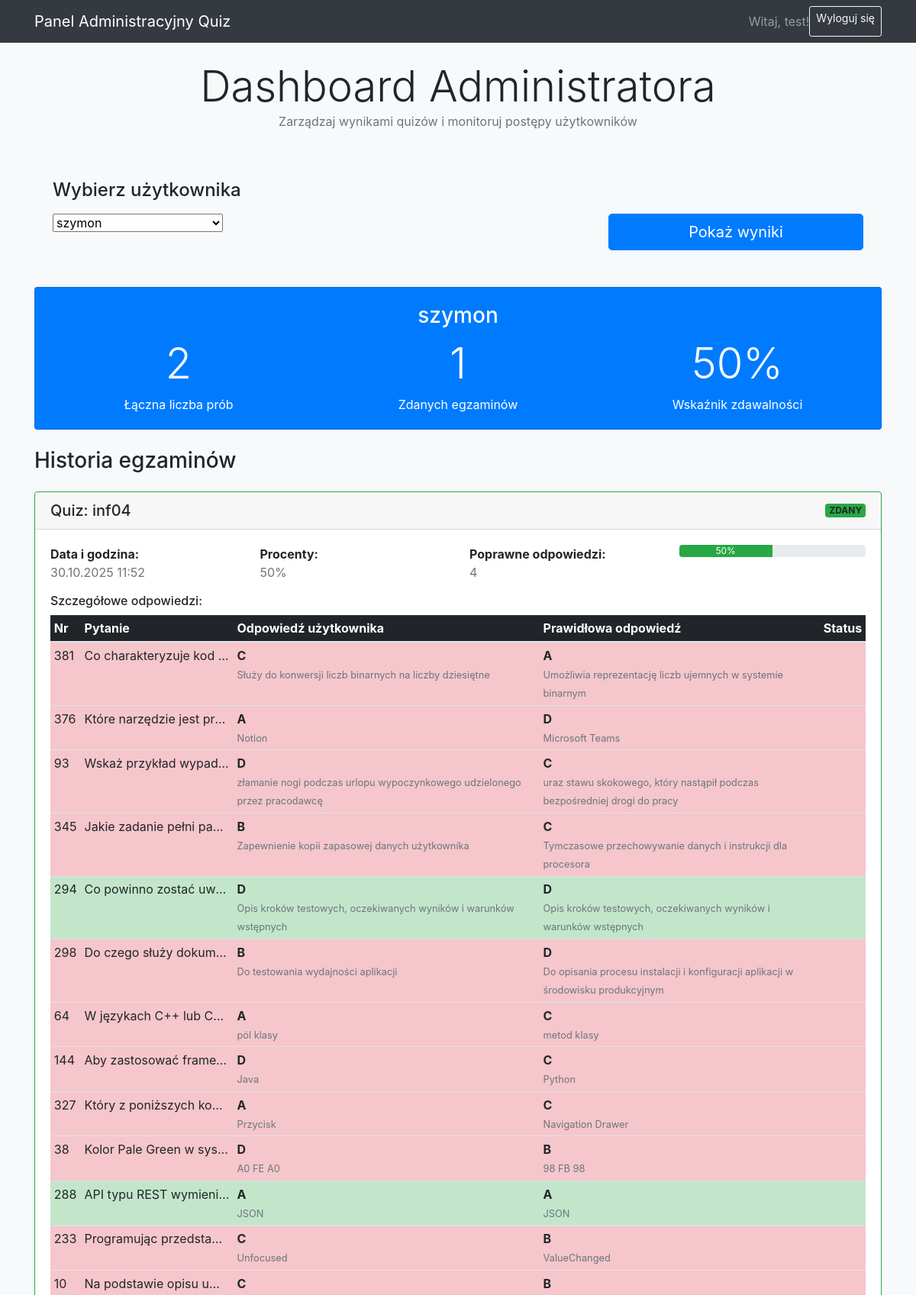
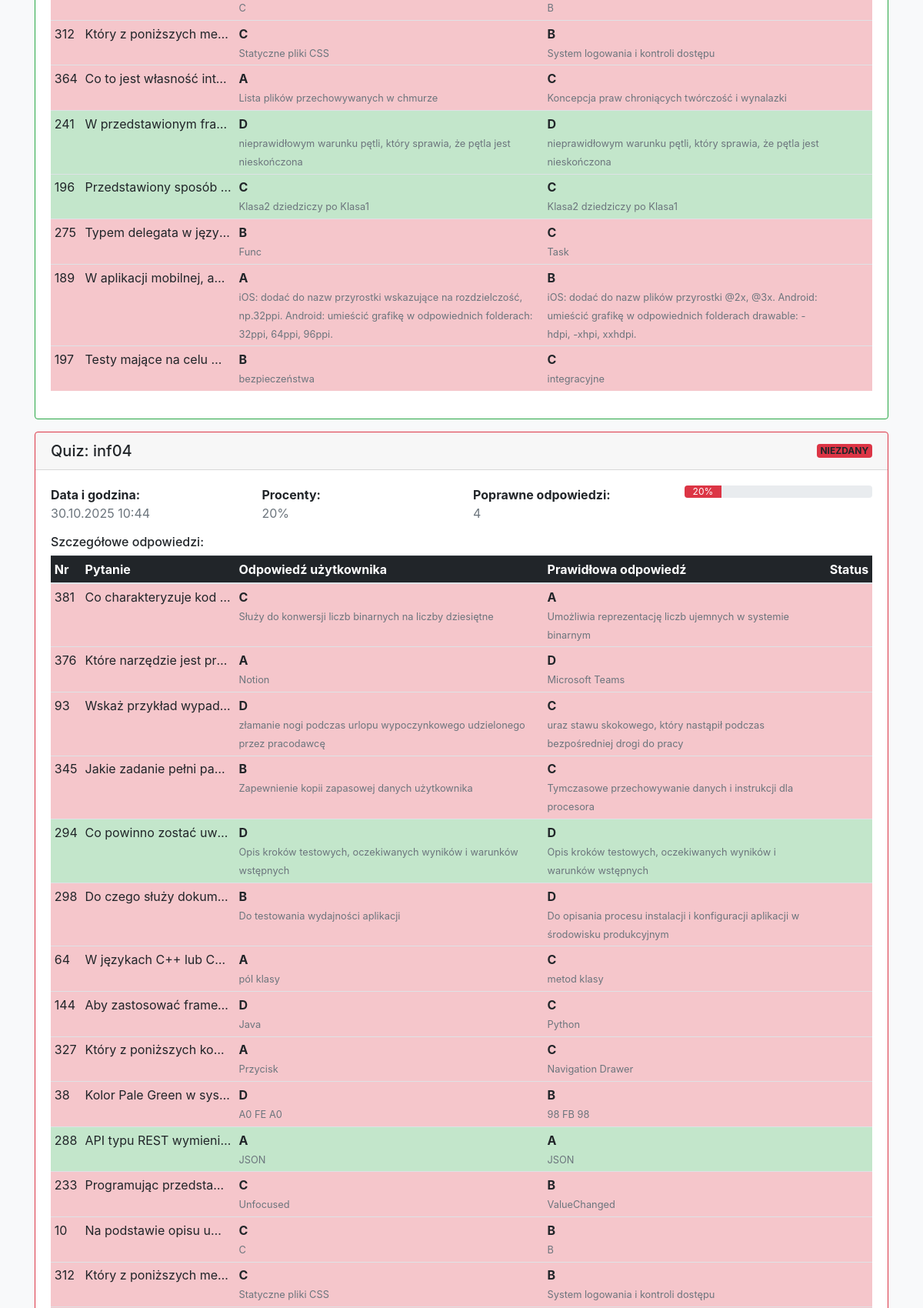
The app's page /admin/dashboard.php?user_select=szymon (signed in, upper part) with its own data (2 pictures, top to bottom).
### tables this page shows
CREATE TABLE `Wyniki` (
  `Id` int NOT NULL,
  `Username` text NOT NULL,
  `Quiz` text NOT NULL,
  `Wyniki` longtext NOT NULL,
  `Procenty` int NOT NULL,
  `Wynik` int NOT NULL,
  `timestamp` timestamp NOT NULL
);

### admin/dashboard.php (the view, shortened to what this page needs)
<?php
require_once '../connectdb.php';
$c = mysqli_connect($DB_HOST, $DB_USER, $DB_PASS, $DB_NAME);
?>
<!DOCTYPE html>
<html lang="pl">
<head>
    <link rel="stylesheet" href="../bootstrap/css/bootstrap.min.css">
</head>
<body class="bg-light">
    <nav class="navbar navbar-expand-lg navbar-dark bg-dark">
        <div class="container">
            <a class="navbar-brand" href="#">
                <i class="fas fa-graduation-cap"></i> Panel Administracyjny Quiz
            </a>
            <div class="navbar-nav ms-auto">
                <span class="navbar-text me-3">
                    Witaj, <?php echo htmlspecialchars($_SESSION['admin_username']); ?>!
                </span>
                <a href="logout.php" class="btn btn-outline-light btn-sm">
                    Wyloguj się
                </a>
            </div>
        </div>
    </nav>
    <div class="container mt-4">
        <div class="row mb-4">
            <div class="col-12">
                <h1 class="display-4 text-center mb-0">Dashboard Administratora</h1>
                <p class="text-center text-muted">Zarządzaj wynikami quizów i monitoruj postępy użytkowników</p>
            </div>
        </div>
        <div class="bg-light p-4 rounded mb-4">
            <h4 class="mb-3">
                <i class="fas fa-user-search"></i> Wybierz użytkownika
            </h4>
            <form method="get" class="row g-3">
                <div class="col-md-8">
                    <select name="user_select" class="form-select form-select-lg" required>
                        <?php
                        $users = mysqli_query($c, "SELECT DISTINCT Username FROM Wyniki ORDER BY Username");
                        while ($row = mysqli_fetch_assoc($users)) {
                            $selected = (isset($_GET['user_select']) && $_GET['user_select'] === $row['Username']) ? 'selected' : '';
                            echo "<option value='" . htmlspecialchars($row['Username']) . "' $selected>" . htmlspecialchars($row['Username']) . "</option>";
                        }
                        ?>
                    </select>
                </div>
                <div class="col-md-4">
                    <button type="submit" class="btn btn-primary btn-lg w-100">
                        <i class="fas fa-search"></i> Pokaż wyniki
                    </button>
                </div>
            </form>
        </div>
        <?php
        if (isset($_GET['user_select']) && !empty($_GET['user_select'])) {
            $selectedUser = $_GET['user_select'];
            $results = mysqli_query($c, "SELECT * FROM Wyniki WHERE Username = '" . mysqli_real_escape_string($c, $selectedUser) . "' ORDER BY timestamp DESC");
            $totalExams = mysqli_num_rows($results);
            $passedExams = mysqli_num_rows(mysqli_query($c, "SELECT * FROM Wyniki WHERE Username = '" . mysqli_real_escape_string($c, $selectedUser) . "' AND Procenty >= 50"));
            if ($totalExams > 0) {
                ?>
                <div class="row mb-4">
                    <div class="col-12">
                        <div class="card bg-primary text-white">
                            <div class="card-body text-center">
                                <h3 class="card-title">
                                    <i class="fas fa-user"></i> <?php echo htmlspecialchars($selectedUser); ?>
                                </h3>
                                <div class="row">
                                    <div class="col-md-4">
                                        <h2 class="display-4"><?php echo $totalExams; ?></h2>
                                        <p class="mb-0">Łączna liczba prób</p>
                                    </div>
                                    <div class="col-md-4">
                                        <h2 class="display-4"><?php echo $passedExams; ?></h2>
                                        <p class="mb-0">Zdanych egzaminów</p>
                                    </div>
                                    <div class="col-md-4">
                                        <h2 class="display-4"><?php echo round(($passedExams / $totalExams) * 100, 1); ?>%</h2>
                                        <p class="mb-0">Wskaźnik zdawalności</p>
                                    </div>
                                </div>
                            </div>
                        </div>
                    </div>
                </div>
                <h3 class="mb-4">
                    <i class="fas fa-clipboard-list"></i> Historia egzaminów
                </h3>
                <?php
                mysqli_data_seek($results, 0);
                while ($row = mysqli_fetch_assoc($results)) {
                    $cardClass = $row['Procenty'] >= 50 ? 'border-success' : 'border-danger';
                    $badgeClass = $row['Procenty'] >= 50 ? 'bg-success' : 'bg-danger';
                    $statusText = $row['Procenty'] >= 50 ? 'ZDANY' : 'NIEZDANY';
                    ?>
                    <div class="card mb-3 <?php echo $cardClass; ?> border-start border-4">
                        <div class="card-header d-flex justify-content-between align-items-center">
                            <h5 class="mb-0">
                                <i class="fas fa-quiz"></i> Quiz: <?php echo htmlspecialchars($row['Quiz']); ?>
                            </h5>
                            <span class="badge <?php echo $badgeClass; ?> fs-6"><?php echo $statusText; ?></span>
                        </div>
                        <div class="card-body">
                            <div class="row mb-3">
                                <div class="col-md-3">
                                    <strong><i class="fas fa-calendar"></i> Data i godzina:</strong><br>
                                    <span class="text-muted"><?php echo date('d.m.Y H:i', strtotime($row['timestamp'])); ?></span>
                                </div>
                                <div class="col-md-3">
                                    <strong><i class="fas fa-percentage"></i> Procenty:</strong><br>
                                    <span class="text-muted"><?php echo htmlspecialchars($row['Procenty']); ?>%</span>
                                </div>
                                <div class="col-md-3">
                                    <strong><i class="fas fa-check-circle"></i> Poprawne odpowiedzi:</strong><br>
                                    <span class="text-muted"><?php echo htmlspecialchars($row['Wynik']); ?></span>
                                </div>
                                <div class="col-md-3">
                                    <div class="progress">
                                        <div class="progress-bar <?php echo $row['Procenty'] >= 50 ? 'bg-success' : 'bg-danger'; ?>"
                                            style="width: <?php echo $row['Procenty']; ?>%">
                                            <?php echo $row['Procenty']; ?>%
                                        </div>
                                    </div>
                                </div>
                            </div>
                            <div class="table-responsive">
                                <h6><i class="fas fa-list"></i> Szczegółowe odpowiedzi:</h6>
                                <table class="table table-sm table-striped">
                                    <thead class="table-dark">
                                        <tr>
                                            <th>Nr</th>
                                            <th>Pytanie</th>
                                            <th>Odpowiedź użytkownika</th>
                                            <th>Prawidłowa odpowiedź</th>
                                            <th>Status</th>
                                        </tr>
                                    </thead>
                                    <tbody>
                                        <?php
                                        $userAnswersJson = json_decode($row['Wyniki'], true);
                                        if ($userAnswersJson) {
                                            foreach ($userAnswersJson as $questionNr => $questionData) {
                                                $statusIcon = $questionData['is_correct'] ?
                                                    '<i class="fas fa-check-circle text-success"></i>' :
                                                    '<i class="fas fa-times-circle text-danger"></i>';
                                                ?>
                                                <tr class="<?php echo $questionData['is_correct'] ? 'table-success' : 'table-danger'; ?>">
                                                    <td><?php echo htmlspecialchars($questionNr); ?></td>
                                                    <td class="text-truncate" style="max-width: 200px;"
                                                        title="<?php echo htmlspecialchars($questionData['question_text']); ?>">
                                                        <?php echo htmlspecialchars(substr($questionData['question_text'], 0, 50)) . '...'; ?>
                                                    </td>
                                                    <td>
                                                        <strong><?php echo htmlspecialchars($questionData['user_answer']); ?></strong><br>
                                                        <small
                                                            class="text-muted"><?php echo htmlspecialchars($questionData['user_answer_text']); ?></small>
                                                    </td>
                                                    <td>
                                                        <strong><?php echo htmlspecialchars($questionData['correct_answer']); ?></strong><br>
                                                        <small
                                                            class="text-muted"><?php echo htmlspecialchars($questionData['correct_answer_text']); ?></small>
                                                    </td>
                                                    <td class="text-center"><?php echo $statusIcon; ?></td>
                                                </tr>
                                                <?php
                                            }
                                        }
                                        ?>
                                    </tbody>
                                </table>
                            </div>
                        </div>
                    </div>
                    <?php
                }
            } else {
                ?>
                <div class="alert alert-info" role="alert">
                    <i class="fas fa-info-circle"></i> Wybrany użytkownik nie ma jeszcze żadnych wyników egzaminów.
                </div>
                <?php
            }
        }
        ?>
    </div>
</body>
</html>

### records on screen
wyniki: Quiz "inf04", Procenty "ZDANY", timestamp "30.10.2025 11:52", Procenty "50", Wynik "4", questionNr "381", question_text "Co charakteryzuje kod…", user_answer "C", user_answer_text "Służy do konwersji liczb binarnych na liczby dziesiętne", correct_answer "A", correct_answer_text "Umożliwia reprezentację liczb ujemnych w systemie binarnym", questionNr "376", question_text "Które narzędzie jest pr…", user_answer "A", user_answer_text "Notion", correct_answer "D", correct_answer_text "Microsoft Teams", questionNr "93", question_text "Wskaż przykład wypad…", user_answer "D", user_answer_text "złamanie nogi podczas urlopu wypoczynkowego udzielonego przez pracodawcę", correct_answer "C", correct_answer_text "uraz stawu skokowego, który nastąpił podczas bezpośredniej drogi do pracy", questionNr "345", question_text "Jakie zadanie pełni pa…", user_answer "B", user_answer_text "Zapewnienie kopii zapasowej danych użytkownika", correct_answer_text "Tymczasowe przechowywanie danych i instrukcji dla procesora", questionNr "294", question_text "Co powinno zostać uw…", user_answer_text "Opis kroków testowych, oczekiwanych wyników i warunków wstępnych", correct_answer_text "Opis kroków testowych, oczekiwanych wyników i warunków wstępnych", questionNr "298", question_text "Do czego służy dokum…", user_answer_text "Do testowania wydajności aplikacji", correct_answer_text "Do opisania procesu instalacji i konfiguracji aplikacji w środowisku produkcyjnym", questionNr "64", question_text "W językach C++ lub C…", user_answer_text "pól klasy", correct_answer_text "metod klasy", questionNr "144", question_text "Aby zastosować frame…", user_answer_text "Java", correct_answer_text "Python", questionNr "327", question_text "Który z poniższych ko…", user_answer_text "Przycisk", correct_answer_text "Navigation Drawer", questionNr "38", question_text "Kolor Pale Green w sys…", user_answer_text "A0 FE A0", correct_answer "B", correct_answer_text "98 FB 98", questionNr "288", question_text "API typu REST wymieni…", user_answer_text "JSON", correct_answer_text "JSON", questionNr "233", question_text "Programując przedsta…", user_answer_text "Unfocused", correct_answer_text "ValueChanged", questionNr "10", question_text "Na podstawie opisu u…", user_answer_text "C", correct_answer_text "B", questionNr "312", question_text "Który z poniższych me…", user_answer_text "Statyczne pliki CSS", correct_answer_text "System logowania i kontroli dostępu", questionNr "364", question_text "Co to jest własność int…", user_answer_text "Lista plików przechowywanych w chmurze", correct_answer_text "Koncepcja praw chroniących twórczość i wynalazki", questionNr "241", question_text "W przedstawionym fra…", user_answer_text "nieprawidłowym warunku pętli, który sprawia, że pętla jest nieskończona", correct_answer_text "nieprawidłowym warunku pętli, który sprawia, że pętla jest nieskończona", questionNr "196", question_text "Przedstawiony sposób…", user_answer_text "Klasa2 dziedziczy po Klasa1", correct_answer_text "Klasa2 dziedziczy po Klasa1", questionNr "275", question_text "Typem delegata w języ…", user_answer_text "Func", correct_answer_text "Task", questionNr "189", question_text "W aplikacji mobilnej, a…", user_answer_text "iOS: dodać do nazw przyrostki wskazujące na rozdzielczość, np.32ppi. Android: umieścić grafikę w odpowiednich folderach: 32ppi, 64ppi, 96ppi.", correct_answer_text "iOS: dodać do nazw plików przyrostki @2x, @3x. Android: umieścić grafikę w odpowiednich folderach drawable: -hdpi, -xhpi, xxhdpi.", questionNr "197", question_text "Testy mające na celu…", user_answer_text "bezpieczeństwa", correct_answer_text "integracyjne"
wyniki: Quiz "inf04", Procenty "NIEZDANY", timestamp "30.10.2025 10:44", Procenty "20", Wynik "4", questionNr "381", question_text "Co charakteryzuje kod…", user_answer "C", user_answer_text "Służy do konwersji liczb binarnych na liczby dziesiętne", correct_answer "A", correct_answer_text "Umożliwia reprezentację liczb ujemnych w systemie binarnym", questionNr "376", question_text "Które narzędzie jest pr…", user_answer "A", user_answer_text "Notion", correct_answer "D", correct_answer_text "Microsoft Teams", questionNr "93", question_text "Wskaż przykład wypad…", user_answer "D", user_answer_text "złamanie nogi podczas urlopu wypoczynkowego udzielonego przez pracodawcę", correct_answer "C", correct_answer_text "uraz stawu skokowego, który nastąpił podczas bezpośredniej drogi do pracy", questionNr "345", question_text "Jakie zadanie pełni pa…", user_answer "B", user_answer_text "Zapewnienie kopii zapasowej danych użytkownika", correct_answer_text "Tymczasowe przechowywanie danych i instrukcji dla procesora", questionNr "294", question_text "Co powinno zostać uw…", user_answer_text "Opis kroków testowych, oczekiwanych wyników i warunków wstępnych", correct_answer_text "Opis kroków testowych, oczekiwanych wyników i warunków wstępnych", questionNr "298", question_text "Do czego służy dokum…", user_answer_text "Do testowania wydajności aplikacji", correct_answer_text "Do opisania procesu instalacji i konfiguracji aplikacji w środowisku produkcyjnym", questionNr "64", question_text "W językach C++ lub C…", user_answer_text "pól klasy", correct_answer_text "metod klasy", questionNr "144", question_text "Aby zastosować frame…", user_answer_text "Java", correct_answer_text "Python", questionNr "327", question_text "Który z poniższych ko…", user_answer_text "Przycisk", correct_answer_text "Navigation Drawer", questionNr "38", question_text "Kolor Pale Green w sys…", user_answer_text "A0 FE A0", correct_answer "B", correct_answer_text "98 FB 98", questionNr "288", question_text "API typu REST wymieni…", user_answer_text "JSON", correct_answer_text "JSON", questionNr "233", question_text "Programując przedsta…", user_answer_text "Unfocused", correct_answer_text "ValueChanged", questionNr "10", question_text "Na podstawie opisu u…", user_answer_text "C", correct_answer_text "B", questionNr "312", question_text "Który z poniższych me…", user_answer_text "Statyczne pliki CSS", correct_answer_text "System logowania i kontroli dostępu"

### other values on screen
$_SESSION['admin_username'] "test"
$selectedUser "szymon"
$totalExams "2"
$passedExams "1"
form field user_select "szymon"
